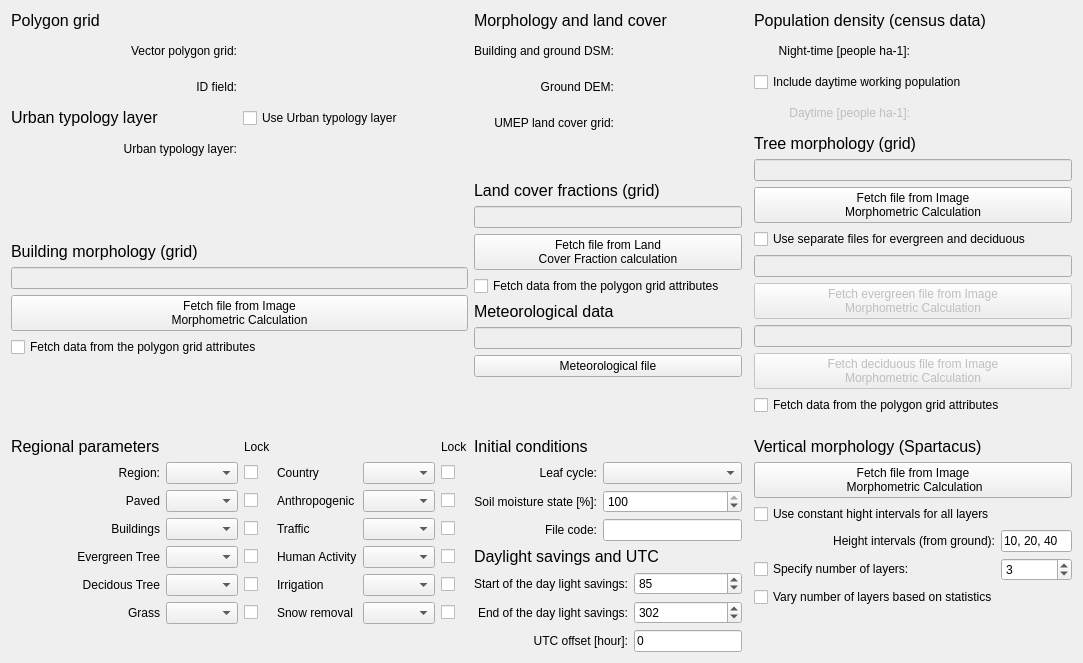
<?xml version="1.0" encoding="UTF-8"?>
<ui version="4.0">
 <class>Form</class>
 <widget class="QWidget" name="Form">
  <property name="geometry">
   <rect>
    <x>0</x>
    <y>0</y>
    <width>1083</width>
    <height>663</height>
   </rect>
  </property>
  <property name="sizePolicy">
   <sizepolicy hsizetype="Fixed" vsizetype="Preferred">
    <horstretch>0</horstretch>
    <verstretch>0</verstretch>
   </sizepolicy>
  </property>
  <property name="windowTitle">
   <string>Form</string>
  </property>
  <layout class="QGridLayout" name="gridLayout_5">
   <item row="0" column="4">
    <layout class="QGridLayout" name="gridLayout_7">
     <item row="0" column="0" colspan="2">
      <widget class="QLabel" name="label_18">
       <property name="text">
        <string>&lt;!DOCTYPE HTML PUBLIC &quot;-//W3C//DTD HTML 4.0//EN&quot; &quot;http://www.w3.org/TR/REC-html40/strict.dtd&quot;&gt;
&lt;html&gt;&lt;head&gt;&lt;meta name=&quot;qrichtext&quot; content=&quot;1&quot; /&gt;&lt;style type=&quot;text/css&quot;&gt;
p, li { white-space: pre-wrap; }
&lt;/style&gt;&lt;/head&gt;&lt;body style=&quot; font-family:'MS Shell Dlg 2'; font-size:8pt; font-weight:400; font-style:normal;&quot;&gt;
&lt;p style=&quot; margin-top:0px; margin-bottom:0px; margin-left:0px; margin-right:0px; -qt-block-indent:0; text-indent:0px;&quot;&gt;&lt;span style=&quot; font-size:12pt;&quot;&gt;Population density (census data)&lt;/span&gt;&lt;/p&gt;&lt;/body&gt;&lt;/html&gt;</string>
       </property>
      </widget>
     </item>
     <item row="1" column="0">
      <widget class="QLabel" name="label_27">
       <property name="text">
        <string>Night-time [people ha-1]:</string>
       </property>
       <property name="alignment">
        <set>Qt::AlignRight|Qt::AlignTrailing|Qt::AlignVCenter</set>
       </property>
       <property name="buddy">
        <cstring></cstring>
       </property>
      </widget>
     </item>
     <item row="1" column="1">
      <widget class="QWidget" name="widgetPop" native="true">
       <property name="minimumSize">
        <size>
         <width>100</width>
         <height>30</height>
        </size>
       </property>
       <property name="layoutDirection">
        <enum>Qt::LeftToRight</enum>
       </property>
       <layout class="QGridLayout" name="gridLayout_16"/>
      </widget>
     </item>
     <item row="2" column="0" colspan="2">
      <widget class="QCheckBox" name="checkBox_day">
       <property name="text">
        <string>Include daytime working population</string>
       </property>
      </widget>
     </item>
     <item row="3" column="0">
      <widget class="QLabel" name="label_37">
       <property name="enabled">
        <bool>false</bool>
       </property>
       <property name="text">
        <string>Daytime [people ha-1]:</string>
       </property>
       <property name="alignment">
        <set>Qt::AlignRight|Qt::AlignTrailing|Qt::AlignVCenter</set>
       </property>
       <property name="buddy">
        <cstring></cstring>
       </property>
      </widget>
     </item>
     <item row="3" column="1">
      <widget class="QWidget" name="widgetPopDay" native="true">
       <property name="enabled">
        <bool>false</bool>
       </property>
       <property name="minimumSize">
        <size>
         <width>100</width>
         <height>30</height>
        </size>
       </property>
       <property name="layoutDirection">
        <enum>Qt::LeftToRight</enum>
       </property>
       <layout class="QGridLayout" name="gridLayout_18"/>
      </widget>
     </item>
    </layout>
   </item>
   <item row="2" column="2" rowspan="2">
    <layout class="QGridLayout" name="gridLayout_2">
     <item row="0" column="0">
      <widget class="QLabel" name="label_13">
       <property name="text">
        <string>&lt;!DOCTYPE HTML PUBLIC &quot;-//W3C//DTD HTML 4.0//EN&quot; &quot;http://www.w3.org/TR/REC-html40/strict.dtd&quot;&gt;
&lt;html&gt;&lt;head&gt;&lt;meta name=&quot;qrichtext&quot; content=&quot;1&quot; /&gt;&lt;style type=&quot;text/css&quot;&gt;
p, li { white-space: pre-wrap; }
&lt;/style&gt;&lt;/head&gt;&lt;body style=&quot; font-family:'MS Shell Dlg 2'; font-size:8pt; font-weight:400; font-style:normal;&quot;&gt;
&lt;p style=&quot; margin-top:0px; margin-bottom:0px; margin-left:0px; margin-right:0px; -qt-block-indent:0; text-indent:0px;&quot;&gt;&lt;span style=&quot; font-size:12pt;&quot;&gt;Land cover fractions (grid)&lt;/span&gt;&lt;/p&gt;&lt;/body&gt;&lt;/html&gt;</string>
       </property>
      </widget>
     </item>
     <item row="1" column="0">
      <widget class="QLineEdit" name="textInputLCFData">
       <property name="enabled">
        <bool>false</bool>
       </property>
      </widget>
     </item>
     <item row="2" column="0">
      <widget class="QPushButton" name="pushButtonImportLCF">
       <property name="enabled">
        <bool>true</bool>
       </property>
       <property name="sizePolicy">
        <sizepolicy hsizetype="Minimum" vsizetype="Fixed">
         <horstretch>0</horstretch>
         <verstretch>0</verstretch>
        </sizepolicy>
       </property>
       <property name="text">
        <string>Fetch file from Land 
Cover Fraction calculation</string>
       </property>
      </widget>
     </item>
     <item row="3" column="0">
      <widget class="QCheckBox" name="LCF_checkBox">
       <property name="text">
        <string>Fetch data from the polygon grid attributes</string>
       </property>
      </widget>
     </item>
    </layout>
   </item>
   <item row="5" column="2">
    <layout class="QGridLayout" name="gridLayout_8">
     <item row="1" column="0">
      <widget class="QLabel" name="label_16">
       <property name="text">
        <string>Leaf cycle:</string>
       </property>
       <property name="alignment">
        <set>Qt::AlignRight|Qt::AlignTrailing|Qt::AlignVCenter</set>
       </property>
      </widget>
     </item>
     <item row="1" column="1">
      <widget class="QComboBox" name="comboBoxLeafCycle">
       <property name="enabled">
        <bool>true</bool>
       </property>
       <item>
        <property name="text">
         <string/>
        </property>
       </item>
       <item>
        <property name="text">
         <string>Winter (0%)</string>
        </property>
       </item>
       <item>
        <property name="text">
         <string>Early spring (25%)</string>
        </property>
       </item>
       <item>
        <property name="text">
         <string>Spring (50%)</string>
        </property>
       </item>
       <item>
        <property name="text">
         <string>Late Spring (75%)</string>
        </property>
       </item>
       <item>
        <property name="text">
         <string>Summer (100%)</string>
        </property>
       </item>
       <item>
        <property name="text">
         <string>Early Autumn (75%)</string>
        </property>
       </item>
       <item>
        <property name="text">
         <string>Autumn (50%)</string>
        </property>
       </item>
       <item>
        <property name="text">
         <string>Late Autumn (75%)</string>
        </property>
       </item>
      </widget>
     </item>
     <item row="2" column="0">
      <widget class="QLabel" name="label_23">
       <property name="text">
        <string>Soil moisture state [%]:</string>
       </property>
       <property name="alignment">
        <set>Qt::AlignRight|Qt::AlignTrailing|Qt::AlignVCenter</set>
       </property>
       <property name="buddy">
        <cstring></cstring>
       </property>
      </widget>
     </item>
     <item row="2" column="1">
      <widget class="QSpinBox" name="spinBoxSoilMoisture">
       <property name="maximum">
        <number>100</number>
       </property>
       <property name="singleStep">
        <number>5</number>
       </property>
       <property name="value">
        <number>100</number>
       </property>
      </widget>
     </item>
     <item row="3" column="0">
      <widget class="QLabel" name="label_25">
       <property name="text">
        <string>File code:</string>
       </property>
       <property name="alignment">
        <set>Qt::AlignRight|Qt::AlignTrailing|Qt::AlignVCenter</set>
       </property>
       <property name="buddy">
        <cstring></cstring>
       </property>
      </widget>
     </item>
     <item row="3" column="1">
      <widget class="QLineEdit" name="fileCodeLineEdit">
       <property name="enabled">
        <bool>true</bool>
       </property>
      </widget>
     </item>
     <item row="0" column="0">
      <widget class="QLabel" name="label_15">
       <property name="text">
        <string>&lt;!DOCTYPE HTML PUBLIC &quot;-//W3C//DTD HTML 4.0//EN&quot; &quot;http://www.w3.org/TR/REC-html40/strict.dtd&quot;&gt;
&lt;html&gt;&lt;head&gt;&lt;meta name=&quot;qrichtext&quot; content=&quot;1&quot; /&gt;&lt;style type=&quot;text/css&quot;&gt;
p, li { white-space: pre-wrap; }
&lt;/style&gt;&lt;/head&gt;&lt;body style=&quot; font-family:'MS Shell Dlg 2'; font-size:8pt; font-weight:400; font-style:normal;&quot;&gt;
&lt;p style=&quot; margin-top:0px; margin-bottom:0px; margin-left:0px; margin-right:0px; -qt-block-indent:0; text-indent:0px;&quot;&gt;&lt;span style=&quot; font-size:12pt;&quot;&gt;Initial conditions&lt;/span&gt;&lt;/p&gt;&lt;/body&gt;&lt;/html&gt;</string>
       </property>
      </widget>
     </item>
    </layout>
   </item>
   <item row="0" column="2" rowspan="2" colspan="2">
    <layout class="QGridLayout" name="gridLayout_25">
     <item row="0" column="0">
      <widget class="QLabel" name="label_26">
       <property name="text">
        <string>&lt;!DOCTYPE HTML PUBLIC &quot;-//W3C//DTD HTML 4.0//EN&quot; &quot;http://www.w3.org/TR/REC-html40/strict.dtd&quot;&gt;
&lt;html&gt;&lt;head&gt;&lt;meta name=&quot;qrichtext&quot; content=&quot;1&quot; /&gt;&lt;style type=&quot;text/css&quot;&gt;
p, li { white-space: pre-wrap; }
&lt;/style&gt;&lt;/head&gt;&lt;body style=&quot; font-family:'MS Shell Dlg 2'; font-size:8pt; font-weight:400; font-style:normal;&quot;&gt;
&lt;p style=&quot; margin-top:0px; margin-bottom:0px; margin-left:0px; margin-right:0px; -qt-block-indent:0; text-indent:0px;&quot;&gt;&lt;span style=&quot; font-size:12pt;&quot;&gt;Morphology and land cover&lt;/span&gt;&lt;/p&gt;&lt;/body&gt;&lt;/html&gt;</string>
       </property>
      </widget>
     </item>
     <item row="1" column="0">
      <layout class="QGridLayout" name="gridLayout_10">
       <item row="0" column="1">
        <widget class="QWidget" name="widgetDSM" native="true">
         <property name="enabled">
          <bool>true</bool>
         </property>
         <property name="minimumSize">
          <size>
           <width>125</width>
           <height>30</height>
          </size>
         </property>
         <property name="toolTip">
          <string>&lt;html&gt;&lt;head/&gt;&lt;body&gt;&lt;p&gt;The building and ground DSM should be given in  meters above sea level. &lt;/p&gt;&lt;/body&gt;&lt;/html&gt;</string>
         </property>
         <property name="layoutDirection">
          <enum>Qt::LeftToRight</enum>
         </property>
        </widget>
       </item>
       <item row="1" column="0">
        <widget class="QLabel" name="label_39">
         <property name="text">
          <string>Ground DEM:</string>
         </property>
         <property name="alignment">
          <set>Qt::AlignRight|Qt::AlignTrailing|Qt::AlignVCenter</set>
         </property>
        </widget>
       </item>
       <item row="2" column="0">
        <widget class="QLabel" name="label_40">
         <property name="text">
          <string>UMEP land cover grid:</string>
         </property>
         <property name="alignment">
          <set>Qt::AlignRight|Qt::AlignTrailing|Qt::AlignVCenter</set>
         </property>
        </widget>
       </item>
       <item row="1" column="1">
        <widget class="QWidget" name="widgetDEM" native="true">
         <property name="enabled">
          <bool>true</bool>
         </property>
         <property name="minimumSize">
          <size>
           <width>125</width>
           <height>30</height>
          </size>
         </property>
         <property name="toolTip">
          <string>&lt;html&gt;&lt;head/&gt;&lt;body&gt;&lt;p&gt;The DEM should be given in meters above ground level. &lt;/p&gt;&lt;/body&gt;&lt;/html&gt;</string>
         </property>
         <property name="layoutDirection">
          <enum>Qt::LeftToRight</enum>
         </property>
         <layout class="QGridLayout" name="gridLayout_11"/>
        </widget>
       </item>
       <item row="0" column="0">
        <widget class="QLabel" name="label_28">
         <property name="text">
          <string>Building and ground DSM:</string>
         </property>
         <property name="alignment">
          <set>Qt::AlignRight|Qt::AlignTrailing|Qt::AlignVCenter</set>
         </property>
        </widget>
       </item>
       <item row="2" column="1">
        <widget class="QWidget" name="widgetLC" native="true">
         <property name="enabled">
          <bool>true</bool>
         </property>
         <property name="minimumSize">
          <size>
           <width>125</width>
           <height>30</height>
          </size>
         </property>
         <property name="toolTip">
          <string>&lt;html&gt;&lt;head/&gt;&lt;body&gt;&lt;p&gt;The default land cover grid can include 5 classes (buildings, paved, grass, bare soil, water) and should represent ground cover i.e. material on ground surface (under vegetation).&lt;/p&gt;&lt;/body&gt;&lt;/html&gt;</string>
         </property>
         <property name="layoutDirection">
          <enum>Qt::LeftToRight</enum>
         </property>
         <layout class="QGridLayout" name="gridLayout_12"/>
        </widget>
       </item>
       <item row="3" column="0">
        <spacer name="verticalSpacer_3">
         <property name="orientation">
          <enum>Qt::Vertical</enum>
         </property>
         <property name="sizeHint" stdset="0">
          <size>
           <width>20</width>
           <height>40</height>
          </size>
         </property>
        </spacer>
       </item>
      </layout>
     </item>
    </layout>
   </item>
   <item row="1" column="4" rowspan="4">
    <layout class="QGridLayout" name="gridLayout_3">
     <item row="6" column="0">
      <widget class="QLineEdit" name="textInputIMPDecData">
       <property name="enabled">
        <bool>false</bool>
       </property>
      </widget>
     </item>
     <item row="1" column="0">
      <widget class="QLineEdit" name="textInputIMPVegData">
       <property name="enabled">
        <bool>false</bool>
       </property>
      </widget>
     </item>
     <item row="4" column="0">
      <widget class="QLineEdit" name="textInputIMPEveData">
       <property name="enabled">
        <bool>false</bool>
       </property>
      </widget>
     </item>
     <item row="5" column="0">
      <widget class="QPushButton" name="pushButtonImportIMPVeg_eve">
       <property name="enabled">
        <bool>false</bool>
       </property>
       <property name="text">
        <string>Fetch evergreen file from Image 
Morphometric Calculation</string>
       </property>
      </widget>
     </item>
     <item row="2" column="0">
      <widget class="QPushButton" name="pushButtonImportIMPVeg">
       <property name="enabled">
        <bool>true</bool>
       </property>
       <property name="text">
        <string>Fetch file from Image 
Morphometric Calculation</string>
       </property>
      </widget>
     </item>
     <item row="3" column="0">
      <widget class="QCheckBox" name="checkBox_twovegfiles">
       <property name="enabled">
        <bool>true</bool>
       </property>
       <property name="text">
        <string>Use separate files for evergreen and deciduous</string>
       </property>
       <property name="checked">
        <bool>false</bool>
       </property>
      </widget>
     </item>
     <item row="0" column="0">
      <widget class="QLabel" name="label_14">
       <property name="text">
        <string>&lt;!DOCTYPE HTML PUBLIC &quot;-//W3C//DTD HTML 4.0//EN&quot; &quot;http://www.w3.org/TR/REC-html40/strict.dtd&quot;&gt;
&lt;html&gt;&lt;head&gt;&lt;meta name=&quot;qrichtext&quot; content=&quot;1&quot; /&gt;&lt;style type=&quot;text/css&quot;&gt;
p, li { white-space: pre-wrap; }
&lt;/style&gt;&lt;/head&gt;&lt;body style=&quot; font-family:'MS Shell Dlg 2'; font-size:8pt; font-weight:400; font-style:normal;&quot;&gt;
&lt;p style=&quot; margin-top:0px; margin-bottom:0px; margin-left:0px; margin-right:0px; -qt-block-indent:0; text-indent:0px;&quot;&gt;&lt;span style=&quot; font-size:12pt;&quot;&gt;Tree morphology (grid)&lt;/span&gt;&lt;/p&gt;&lt;/body&gt;&lt;/html&gt;</string>
       </property>
      </widget>
     </item>
     <item row="8" column="0">
      <widget class="QCheckBox" name="IMPveg_checkBox">
       <property name="text">
        <string>Fetch data from the polygon grid attributes</string>
       </property>
      </widget>
     </item>
     <item row="7" column="0">
      <widget class="QPushButton" name="pushButtonImportIMPVeg_dec">
       <property name="enabled">
        <bool>false</bool>
       </property>
       <property name="text">
        <string>Fetch deciduous file from Image 
Morphometric Calculation</string>
       </property>
      </widget>
     </item>
     <item row="9" column="0">
      <spacer name="verticalSpacer_2">
       <property name="orientation">
        <enum>Qt::Vertical</enum>
       </property>
       <property name="sizeHint" stdset="0">
        <size>
         <width>20</width>
         <height>40</height>
        </size>
       </property>
      </spacer>
     </item>
    </layout>
   </item>
   <item row="5" column="4" rowspan="2">
    <layout class="QGridLayout" name="gridLayout_27">
     <item row="5" column="0">
      <widget class="QCheckBox" name="SS_checkBox_layers">
       <property name="text">
        <string>Specify number of layers:</string>
       </property>
      </widget>
     </item>
     <item row="8" column="0">
      <spacer name="verticalSpacer_5">
       <property name="orientation">
        <enum>Qt::Vertical</enum>
       </property>
       <property name="sizeHint" stdset="0">
        <size>
         <width>20</width>
         <height>40</height>
        </size>
       </property>
      </spacer>
     </item>
     <item row="3" column="0">
      <widget class="QLabel" name="label_61">
       <property name="text">
        <string>Height intervals (from ground):</string>
       </property>
       <property name="alignment">
        <set>Qt::AlignRight|Qt::AlignTrailing|Qt::AlignVCenter</set>
       </property>
       <property name="buddy">
        <cstring></cstring>
       </property>
      </widget>
     </item>
     <item row="2" column="0">
      <widget class="QCheckBox" name="SS_checkBox_constant">
       <property name="text">
        <string>Use constant hight intervals for all layers</string>
       </property>
      </widget>
     </item>
     <item row="5" column="1">
      <widget class="QSpinBox" name="spinBoxLayers">
       <property name="minimum">
        <number>1</number>
       </property>
       <property name="maximum">
        <number>15</number>
       </property>
       <property name="singleStep">
        <number>1</number>
       </property>
       <property name="value">
        <number>3</number>
       </property>
      </widget>
     </item>
     <item row="0" column="0" colspan="2">
      <widget class="QLabel" name="label_59">
       <property name="text">
        <string>&lt;!DOCTYPE HTML PUBLIC &quot;-//W3C//DTD HTML 4.0//EN&quot; &quot;http://www.w3.org/TR/REC-html40/strict.dtd&quot;&gt;
&lt;html&gt;&lt;head&gt;&lt;meta name=&quot;qrichtext&quot; content=&quot;1&quot; /&gt;&lt;style type=&quot;text/css&quot;&gt;
p, li { white-space: pre-wrap; }
&lt;/style&gt;&lt;/head&gt;&lt;body style=&quot; font-family:'MS Shell Dlg 2'; font-size:8pt; font-weight:400; font-style:normal;&quot;&gt;
&lt;p style=&quot; margin-top:0px; margin-bottom:0px; margin-left:0px; margin-right:0px; -qt-block-indent:0; text-indent:0px;&quot;&gt;&lt;span style=&quot; font-size:12pt;&quot;&gt;Vertical morphology (Spartacus)&lt;/span&gt;&lt;/p&gt;&lt;/body&gt;&lt;/html&gt;</string>
       </property>
      </widget>
     </item>
     <item row="1" column="0" colspan="2">
      <widget class="QPushButton" name="pushButtonImportSS">
       <property name="enabled">
        <bool>true</bool>
       </property>
       <property name="sizePolicy">
        <sizepolicy hsizetype="Minimum" vsizetype="Fixed">
         <horstretch>0</horstretch>
         <verstretch>0</verstretch>
        </sizepolicy>
       </property>
       <property name="text">
        <string>Fetch file from Image
 Morphometric Calculation</string>
       </property>
      </widget>
     </item>
     <item row="3" column="1">
      <widget class="QLineEdit" name="SS_LineEdit_2">
       <property name="enabled">
        <bool>true</bool>
       </property>
       <property name="text">
        <string>10, 20, 40</string>
       </property>
      </widget>
     </item>
     <item row="7" column="0" colspan="2">
      <widget class="QCheckBox" name="SS_checkBox_stat">
       <property name="text">
        <string>Vary number of layers based on statistics</string>
       </property>
      </widget>
     </item>
    </layout>
   </item>
   <item row="4" column="2">
    <layout class="QGridLayout" name="gridLayout_26">
     <item row="1" column="0">
      <widget class="QLineEdit" name="textInputMetData">
       <property name="enabled">
        <bool>false</bool>
       </property>
      </widget>
     </item>
     <item row="2" column="0">
      <widget class="QPushButton" name="pushButtonImportMet">
       <property name="text">
        <string>Meteorological file</string>
       </property>
      </widget>
     </item>
     <item row="0" column="0">
      <widget class="QLabel" name="label_19">
       <property name="text">
        <string>&lt;!DOCTYPE HTML PUBLIC &quot;-//W3C//DTD HTML 4.0//EN&quot; &quot;http://www.w3.org/TR/REC-html40/strict.dtd&quot;&gt;
&lt;html&gt;&lt;head&gt;&lt;meta name=&quot;qrichtext&quot; content=&quot;1&quot; /&gt;&lt;style type=&quot;text/css&quot;&gt;
p, li { white-space: pre-wrap; }
&lt;/style&gt;&lt;/head&gt;&lt;body style=&quot; font-family:'MS Shell Dlg 2'; font-size:8pt; font-weight:400; font-style:normal;&quot;&gt;
&lt;p style=&quot; margin-top:0px; margin-bottom:0px; margin-left:0px; margin-right:0px; -qt-block-indent:0; text-indent:0px;&quot;&gt;&lt;span style=&quot; font-size:12pt;&quot;&gt;Meteorological data&lt;/span&gt;&lt;/p&gt;&lt;/body&gt;&lt;/html&gt;</string>
       </property>
      </widget>
     </item>
     <item row="3" column="0">
      <spacer name="verticalSpacer_7">
       <property name="orientation">
        <enum>Qt::Vertical</enum>
       </property>
       <property name="sizeHint" stdset="0">
        <size>
         <width>20</width>
         <height>40</height>
        </size>
       </property>
      </spacer>
     </item>
    </layout>
   </item>
   <item row="6" column="2">
    <layout class="QGridLayout" name="gridLayout_4">
     <item row="1" column="0">
      <widget class="QLabel" name="label_3">
       <property name="text">
        <string>Start of the day light savings:</string>
       </property>
       <property name="alignment">
        <set>Qt::AlignRight|Qt::AlignTrailing|Qt::AlignVCenter</set>
       </property>
       <property name="buddy">
        <cstring></cstring>
       </property>
      </widget>
     </item>
     <item row="1" column="1">
      <widget class="QSpinBox" name="spinBoxStartDLS">
       <property name="maximum">
        <number>366</number>
       </property>
       <property name="singleStep">
        <number>1</number>
       </property>
       <property name="value">
        <number>85</number>
       </property>
      </widget>
     </item>
     <item row="2" column="0">
      <widget class="QLabel" name="label_4">
       <property name="text">
        <string>End of the day light savings:</string>
       </property>
       <property name="alignment">
        <set>Qt::AlignRight|Qt::AlignTrailing|Qt::AlignVCenter</set>
       </property>
       <property name="buddy">
        <cstring></cstring>
       </property>
      </widget>
     </item>
     <item row="2" column="1">
      <widget class="QSpinBox" name="spinBoxEndDLS">
       <property name="maximum">
        <number>366</number>
       </property>
       <property name="singleStep">
        <number>1</number>
       </property>
       <property name="value">
        <number>302</number>
       </property>
      </widget>
     </item>
     <item row="3" column="0">
      <widget class="QLabel" name="label_22">
       <property name="text">
        <string>UTC offset [hour]:</string>
       </property>
       <property name="alignment">
        <set>Qt::AlignRight|Qt::AlignTrailing|Qt::AlignVCenter</set>
       </property>
      </widget>
     </item>
     <item row="3" column="1">
      <widget class="QLineEdit" name="lineEditUTC">
       <property name="text">
        <string>0</string>
       </property>
      </widget>
     </item>
     <item row="0" column="0" colspan="2">
      <widget class="QLabel" name="label_20">
       <property name="text">
        <string>&lt;!DOCTYPE HTML PUBLIC &quot;-//W3C//DTD HTML 4.0//EN&quot; &quot;http://www.w3.org/TR/REC-html40/strict.dtd&quot;&gt;
&lt;html&gt;&lt;head&gt;&lt;meta name=&quot;qrichtext&quot; content=&quot;1&quot; /&gt;&lt;style type=&quot;text/css&quot;&gt;
p, li { white-space: pre-wrap; }
&lt;/style&gt;&lt;/head&gt;&lt;body style=&quot; font-family:'MS Shell Dlg 2'; font-size:8pt; font-weight:400; font-style:normal;&quot;&gt;
&lt;p style=&quot; margin-top:0px; margin-bottom:0px; margin-left:0px; margin-right:0px; -qt-block-indent:0; text-indent:0px;&quot;&gt;&lt;span style=&quot; font-size:12pt;&quot;&gt;Daylight savings and UTC&lt;/span&gt;&lt;/p&gt;&lt;/body&gt;&lt;/html&gt;</string>
       </property>
      </widget>
     </item>
    </layout>
   </item>
   <item row="3" column="0" rowspan="2">
    <layout class="QGridLayout" name="gridLayout_19">
     <item row="2" column="0">
      <widget class="QPushButton" name="pushButtonImportIMPBuild">
       <property name="enabled">
        <bool>true</bool>
       </property>
       <property name="text">
        <string>Fetch file from Image 
Morphometric Calculation</string>
       </property>
      </widget>
     </item>
     <item row="3" column="0">
      <widget class="QCheckBox" name="IMP_checkBox">
       <property name="text">
        <string>Fetch data from the polygon grid attributes</string>
       </property>
      </widget>
     </item>
     <item row="1" column="0">
      <widget class="QLineEdit" name="textInputIMPData">
       <property name="enabled">
        <bool>false</bool>
       </property>
      </widget>
     </item>
     <item row="0" column="0">
      <widget class="QLabel" name="label_12">
       <property name="text">
        <string>&lt;!DOCTYPE HTML PUBLIC &quot;-//W3C//DTD HTML 4.0//EN&quot; &quot;http://www.w3.org/TR/REC-html40/strict.dtd&quot;&gt;
&lt;html&gt;&lt;head&gt;&lt;meta name=&quot;qrichtext&quot; content=&quot;1&quot; /&gt;&lt;style type=&quot;text/css&quot;&gt;
p, li { white-space: pre-wrap; }
&lt;/style&gt;&lt;/head&gt;&lt;body style=&quot; font-family:'MS Shell Dlg 2'; font-size:8pt; font-weight:400; font-style:normal;&quot;&gt;
&lt;p style=&quot; margin-top:0px; margin-bottom:0px; margin-left:0px; margin-right:0px; -qt-block-indent:0; text-indent:0px;&quot;&gt;&lt;span style=&quot; font-size:12pt;&quot;&gt;Building morphology (grid)&lt;/span&gt;&lt;/p&gt;&lt;/body&gt;&lt;/html&gt;</string>
       </property>
      </widget>
     </item>
     <item row="4" column="0">
      <spacer name="verticalSpacer_6">
       <property name="orientation">
        <enum>Qt::Vertical</enum>
       </property>
       <property name="sizeHint" stdset="0">
        <size>
         <width>20</width>
         <height>40</height>
        </size>
       </property>
      </spacer>
     </item>
    </layout>
   </item>
   <item row="0" column="0" rowspan="3">
    <layout class="QGridLayout" name="gridLayout_24">
     <item row="0" column="0">
      <widget class="QLabel" name="label_17">
       <property name="text">
        <string>&lt;!DOCTYPE HTML PUBLIC &quot;-//W3C//DTD HTML 4.0//EN&quot; &quot;http://www.w3.org/TR/REC-html40/strict.dtd&quot;&gt;
&lt;html&gt;&lt;head&gt;&lt;meta name=&quot;qrichtext&quot; content=&quot;1&quot; /&gt;&lt;style type=&quot;text/css&quot;&gt;
p, li { white-space: pre-wrap; }
&lt;/style&gt;&lt;/head&gt;&lt;body style=&quot; font-family:'MS Shell Dlg 2'; font-size:8pt; font-weight:400; font-style:normal;&quot;&gt;
&lt;p style=&quot; margin-top:0px; margin-bottom:0px; margin-left:0px; margin-right:0px; -qt-block-indent:0; text-indent:0px;&quot;&gt;&lt;span style=&quot; font-size:12pt;&quot;&gt;Polygon grid&lt;/span&gt;&lt;/p&gt;&lt;/body&gt;&lt;/html&gt;</string>
       </property>
      </widget>
     </item>
     <item row="1" column="0">
      <layout class="QGridLayout" name="gridLayout_23">
       <item row="1" column="0">
        <layout class="QGridLayout" name="gridLayout_22">
         <item row="0" column="0">
          <widget class="QLabel" name="label_24">
           <property name="text">
            <string>&lt;!DOCTYPE HTML PUBLIC &quot;-//W3C//DTD HTML 4.0//EN&quot; &quot;http://www.w3.org/TR/REC-html40/strict.dtd&quot;&gt;
&lt;html&gt;&lt;head&gt;&lt;meta name=&quot;qrichtext&quot; content=&quot;1&quot; /&gt;&lt;style type=&quot;text/css&quot;&gt;
p, li { white-space: pre-wrap; }
&lt;/style&gt;&lt;/head&gt;&lt;body style=&quot; font-family:'MS Shell Dlg 2'; font-size:8pt; font-weight:400; font-style:normal;&quot;&gt;
&lt;p style=&quot; margin-top:0px; margin-bottom:0px; margin-left:0px; margin-right:0px; -qt-block-indent:0; text-indent:0px;&quot;&gt;&lt;span style=&quot; font-size:12pt;&quot;&gt;Urban typology layer&lt;/span&gt;&lt;/p&gt;&lt;/body&gt;&lt;/html&gt;</string>
           </property>
          </widget>
         </item>
         <item row="0" column="1">
          <widget class="QCheckBox" name="checkBoxTypology">
           <property name="text">
            <string>Use Urban typology layer</string>
           </property>
          </widget>
         </item>
        </layout>
       </item>
       <item row="2" column="0">
        <layout class="QGridLayout" name="gridLayout_21">
         <item row="0" column="0">
          <widget class="QLabel" name="label_21">
           <property name="text">
            <string>Urban typology layer:</string>
           </property>
           <property name="alignment">
            <set>Qt::AlignRight|Qt::AlignTrailing|Qt::AlignVCenter</set>
           </property>
          </widget>
         </item>
         <item row="0" column="1">
          <widget class="QWidget" name="widgetPolygonLayerTypo" native="true">
           <property name="minimumSize">
            <size>
             <width>175</width>
             <height>30</height>
            </size>
           </property>
           <property name="layoutDirection">
            <enum>Qt::LeftToRight</enum>
           </property>
           <layout class="QGridLayout" name="gridLayout_17"/>
          </widget>
         </item>
        </layout>
       </item>
       <item row="0" column="0">
        <layout class="QGridLayout" name="gridLayout">
         <item row="0" column="0">
          <widget class="QLabel" name="label">
           <property name="text">
            <string>Vector polygon grid:</string>
           </property>
           <property name="alignment">
            <set>Qt::AlignRight|Qt::AlignTrailing|Qt::AlignVCenter</set>
           </property>
          </widget>
         </item>
         <item row="0" column="1">
          <widget class="QWidget" name="widgetPolygonLayer" native="true">
           <property name="minimumSize">
            <size>
             <width>175</width>
             <height>30</height>
            </size>
           </property>
           <property name="layoutDirection">
            <enum>Qt::LeftToRight</enum>
           </property>
           <layout class="QGridLayout" name="gridLayout_13"/>
          </widget>
         </item>
         <item row="1" column="0">
          <widget class="QLabel" name="label_5">
           <property name="text">
            <string>ID field:</string>
           </property>
           <property name="alignment">
            <set>Qt::AlignRight|Qt::AlignTrailing|Qt::AlignVCenter</set>
           </property>
          </widget>
         </item>
         <item row="1" column="1">
          <widget class="QWidget" name="widgetPolyField" native="true">
           <property name="sizePolicy">
            <sizepolicy hsizetype="Preferred" vsizetype="Preferred">
             <horstretch>0</horstretch>
             <verstretch>0</verstretch>
            </sizepolicy>
           </property>
           <property name="minimumSize">
            <size>
             <width>125</width>
             <height>30</height>
            </size>
           </property>
           <property name="layoutDirection">
            <enum>Qt::LeftToRight</enum>
           </property>
           <layout class="QGridLayout" name="gridLayout_14"/>
          </widget>
         </item>
        </layout>
       </item>
       <item row="3" column="0">
        <spacer name="verticalSpacer_4">
         <property name="orientation">
          <enum>Qt::Vertical</enum>
         </property>
         <property name="sizeHint" stdset="0">
          <size>
           <width>20</width>
           <height>40</height>
          </size>
         </property>
        </spacer>
       </item>
      </layout>
     </item>
    </layout>
   </item>
   <item row="5" column="0" rowspan="2">
    <layout class="QGridLayout" name="gridLayout_20">
     <item row="2" column="3">
      <widget class="QLabel" name="label_50">
       <property name="text">
        <string>Anthropogenic</string>
       </property>
      </widget>
     </item>
     <item row="6" column="2">
      <widget class="QCheckBox" name="checkBoxRegion_3">
       <property name="text">
        <string/>
       </property>
      </widget>
     </item>
     <item row="6" column="0">
      <widget class="QLabel" name="label_46">
       <property name="text">
        <string>Grass</string>
       </property>
       <property name="alignment">
        <set>Qt::AlignRight|Qt::AlignTrailing|Qt::AlignVCenter</set>
       </property>
      </widget>
     </item>
     <item row="5" column="5">
      <widget class="QCheckBox" name="checkBoxRegion_11">
       <property name="text">
        <string/>
       </property>
      </widget>
     </item>
     <item row="3" column="3">
      <widget class="QLabel" name="label_52">
       <property name="text">
        <string>Traffic</string>
       </property>
      </widget>
     </item>
     <item row="5" column="1">
      <widget class="QComboBox" name="comboBoxDecTree">
       <property name="sizePolicy">
        <sizepolicy hsizetype="Expanding" vsizetype="Fixed">
         <horstretch>0</horstretch>
         <verstretch>0</verstretch>
        </sizepolicy>
       </property>
      </widget>
     </item>
     <item row="0" column="2">
      <widget class="QLabel" name="label_49">
       <property name="text">
        <string>Lock</string>
       </property>
      </widget>
     </item>
     <item row="4" column="1">
      <widget class="QComboBox" name="comboBoxEvrTree">
       <property name="sizePolicy">
        <sizepolicy hsizetype="Expanding" vsizetype="Fixed">
         <horstretch>0</horstretch>
         <verstretch>0</verstretch>
        </sizepolicy>
       </property>
      </widget>
     </item>
     <item row="1" column="2">
      <widget class="QCheckBox" name="checkBoxRegion">
       <property name="text">
        <string/>
       </property>
      </widget>
     </item>
     <item row="2" column="5">
      <widget class="QCheckBox" name="checkBoxRegion_8">
       <property name="text">
        <string/>
       </property>
      </widget>
     </item>
     <item row="1" column="4">
      <widget class="QComboBox" name="comboBoxCountry"/>
     </item>
     <item row="0" column="0">
      <widget class="QLabel" name="label_47">
       <property name="text">
        <string>&lt;!DOCTYPE HTML PUBLIC &quot;-//W3C//DTD HTML 4.0//EN&quot; &quot;http://www.w3.org/TR/REC-html40/strict.dtd&quot;&gt;
&lt;html&gt;&lt;head&gt;&lt;meta name=&quot;qrichtext&quot; content=&quot;1&quot; /&gt;&lt;style type=&quot;text/css&quot;&gt;
p, li { white-space: pre-wrap; }
&lt;/style&gt;&lt;/head&gt;&lt;body style=&quot; font-family:'MS Shell Dlg 2'; font-size:8pt; font-weight:400; font-style:normal;&quot;&gt;
&lt;p style=&quot; margin-top:0px; margin-bottom:0px; margin-left:0px; margin-right:0px; -qt-block-indent:0; text-indent:0px;&quot;&gt;&lt;span style=&quot; font-size:12pt;&quot;&gt;Regional parameters&lt;/span&gt;&lt;/p&gt;&lt;/body&gt;&lt;/html&gt;</string>
       </property>
      </widget>
     </item>
     <item row="3" column="5">
      <widget class="QCheckBox" name="checkBoxRegion_9">
       <property name="text">
        <string/>
       </property>
      </widget>
     </item>
     <item row="6" column="1">
      <widget class="QComboBox" name="comboBoxGrass">
       <property name="sizePolicy">
        <sizepolicy hsizetype="Expanding" vsizetype="Fixed">
         <horstretch>0</horstretch>
         <verstretch>0</verstretch>
        </sizepolicy>
       </property>
      </widget>
     </item>
     <item row="4" column="2">
      <widget class="QCheckBox" name="checkBoxRegion_5">
       <property name="text">
        <string/>
       </property>
      </widget>
     </item>
     <item row="1" column="1">
      <widget class="QComboBox" name="comboBoxRegion">
       <property name="sizePolicy">
        <sizepolicy hsizetype="Expanding" vsizetype="Fixed">
         <horstretch>0</horstretch>
         <verstretch>0</verstretch>
        </sizepolicy>
       </property>
      </widget>
     </item>
     <item row="2" column="0">
      <widget class="QLabel" name="label_42">
       <property name="text">
        <string>Paved</string>
       </property>
       <property name="alignment">
        <set>Qt::AlignRight|Qt::AlignTrailing|Qt::AlignVCenter</set>
       </property>
      </widget>
     </item>
     <item row="5" column="2">
      <widget class="QCheckBox" name="checkBoxRegion_6">
       <property name="text">
        <string/>
       </property>
      </widget>
     </item>
     <item row="5" column="3">
      <widget class="QLabel" name="label_55">
       <property name="text">
        <string>Irrigation</string>
       </property>
      </widget>
     </item>
     <item row="3" column="2">
      <widget class="QCheckBox" name="checkBoxRegion_4">
       <property name="text">
        <string/>
       </property>
      </widget>
     </item>
     <item row="2" column="2">
      <widget class="QCheckBox" name="checkBoxRegion_2">
       <property name="text">
        <string/>
       </property>
      </widget>
     </item>
     <item row="5" column="4">
      <widget class="QComboBox" name="comboBox_10">
       <property name="sizePolicy">
        <sizepolicy hsizetype="Expanding" vsizetype="Fixed">
         <horstretch>0</horstretch>
         <verstretch>0</verstretch>
        </sizepolicy>
       </property>
      </widget>
     </item>
     <item row="6" column="3">
      <widget class="QLabel" name="label_54">
       <property name="text">
        <string>Snow removal</string>
       </property>
      </widget>
     </item>
     <item row="6" column="4">
      <widget class="QComboBox" name="comboBox_11">
       <property name="sizePolicy">
        <sizepolicy hsizetype="Expanding" vsizetype="Fixed">
         <horstretch>0</horstretch>
         <verstretch>0</verstretch>
        </sizepolicy>
       </property>
      </widget>
     </item>
     <item row="2" column="4">
      <widget class="QComboBox" name="comboBox_7">
       <property name="sizePolicy">
        <sizepolicy hsizetype="Expanding" vsizetype="Fixed">
         <horstretch>0</horstretch>
         <verstretch>0</verstretch>
        </sizepolicy>
       </property>
      </widget>
     </item>
     <item row="4" column="4">
      <widget class="QComboBox" name="comboBox_8">
       <property name="sizePolicy">
        <sizepolicy hsizetype="Expanding" vsizetype="Fixed">
         <horstretch>0</horstretch>
         <verstretch>0</verstretch>
        </sizepolicy>
       </property>
      </widget>
     </item>
     <item row="3" column="0">
      <widget class="QLabel" name="label_43">
       <property name="text">
        <string>Buildings</string>
       </property>
       <property name="alignment">
        <set>Qt::AlignRight|Qt::AlignTrailing|Qt::AlignVCenter</set>
       </property>
      </widget>
     </item>
     <item row="6" column="5">
      <widget class="QCheckBox" name="checkBoxRegion_12">
       <property name="text">
        <string/>
       </property>
      </widget>
     </item>
     <item row="2" column="1">
      <widget class="QComboBox" name="comboBoxPaved">
       <property name="sizePolicy">
        <sizepolicy hsizetype="Expanding" vsizetype="Fixed">
         <horstretch>0</horstretch>
         <verstretch>0</verstretch>
        </sizepolicy>
       </property>
      </widget>
     </item>
     <item row="1" column="3">
      <widget class="QLabel" name="label_48">
       <property name="text">
        <string>Country</string>
       </property>
      </widget>
     </item>
     <item row="4" column="0">
      <widget class="QLabel" name="label_44">
       <property name="text">
        <string>Evergreen Tree</string>
       </property>
       <property name="alignment">
        <set>Qt::AlignRight|Qt::AlignTrailing|Qt::AlignVCenter</set>
       </property>
      </widget>
     </item>
     <item row="3" column="1">
      <widget class="QComboBox" name="comboBoxBuilding">
       <property name="sizePolicy">
        <sizepolicy hsizetype="Expanding" vsizetype="Fixed">
         <horstretch>0</horstretch>
         <verstretch>0</verstretch>
        </sizepolicy>
       </property>
      </widget>
     </item>
     <item row="1" column="5">
      <widget class="QCheckBox" name="checkBoxCountry">
       <property name="text">
        <string/>
       </property>
      </widget>
     </item>
     <item row="5" column="0">
      <widget class="QLabel" name="label_45">
       <property name="text">
        <string>Decidous Tree</string>
       </property>
       <property name="alignment">
        <set>Qt::AlignRight|Qt::AlignTrailing|Qt::AlignVCenter</set>
       </property>
      </widget>
     </item>
     <item row="0" column="5">
      <widget class="QLabel" name="label_51">
       <property name="text">
        <string>Lock</string>
       </property>
      </widget>
     </item>
     <item row="3" column="4">
      <widget class="QComboBox" name="comboBox_9">
       <property name="sizePolicy">
        <sizepolicy hsizetype="Expanding" vsizetype="Fixed">
         <horstretch>0</horstretch>
         <verstretch>0</verstretch>
        </sizepolicy>
       </property>
      </widget>
     </item>
     <item row="4" column="3">
      <widget class="QLabel" name="label_53">
       <property name="text">
        <string>Human Activity</string>
       </property>
      </widget>
     </item>
     <item row="1" column="0">
      <widget class="QLabel" name="label_41">
       <property name="sizePolicy">
        <sizepolicy hsizetype="Minimum" vsizetype="Preferred">
         <horstretch>0</horstretch>
         <verstretch>0</verstretch>
        </sizepolicy>
       </property>
       <property name="text">
        <string>Region:</string>
       </property>
       <property name="alignment">
        <set>Qt::AlignRight|Qt::AlignTrailing|Qt::AlignVCenter</set>
       </property>
      </widget>
     </item>
     <item row="4" column="5">
      <widget class="QCheckBox" name="checkBoxRegion_10">
       <property name="text">
        <string/>
       </property>
      </widget>
     </item>
     <item row="7" column="2">
      <spacer name="verticalSpacer">
       <property name="orientation">
        <enum>Qt::Vertical</enum>
       </property>
       <property name="sizeHint" stdset="0">
        <size>
         <width>20</width>
         <height>40</height>
        </size>
       </property>
      </spacer>
     </item>
    </layout>
   </item>
  </layout>
 </widget>
 <resources/>
 <connections>
  <connection>
   <sender>checkBoxTypology</sender>
   <signal>clicked(bool)</signal>
   <receiver>widgetPolygonLayerTypo</receiver>
   <slot>setEnabled(bool)</slot>
   <hints>
    <hint type="sourcelabel">
     <x>260</x>
     <y>125</y>
    </hint>
    <hint type="destinationlabel">
     <x>260</x>
     <y>155</y>
    </hint>
   </hints>
  </connection>
  <connection>
   <sender>checkBox_twovegfiles</sender>
   <signal>clicked(bool)</signal>
   <receiver>pushButtonImportIMPVeg</receiver>
   <slot>setDisabled(bool)</slot>
   <hints>
    <hint type="sourcelabel">
     <x>977</x>
     <y>247</y>
    </hint>
    <hint type="destinationlabel">
     <x>977</x>
     <y>224</y>
    </hint>
   </hints>
  </connection>
  <connection>
   <sender>checkBox_twovegfiles</sender>
   <signal>clicked(bool)</signal>
   <receiver>pushButtonImportIMPVeg_eve</receiver>
   <slot>setEnabled(bool)</slot>
   <hints>
    <hint type="sourcelabel">
     <x>977</x>
     <y>247</y>
    </hint>
    <hint type="destinationlabel">
     <x>977</x>
     <y>316</y>
    </hint>
   </hints>
  </connection>
  <connection>
   <sender>checkBox_twovegfiles</sender>
   <signal>clicked(bool)</signal>
   <receiver>pushButtonImportIMPVeg_dec</receiver>
   <slot>setEnabled(bool)</slot>
   <hints>
    <hint type="sourcelabel">
     <x>977</x>
     <y>247</y>
    </hint>
    <hint type="destinationlabel">
     <x>977</x>
     <y>385</y>
    </hint>
   </hints>
  </connection>
  <connection>
   <sender>checkBox_day</sender>
   <signal>clicked(bool)</signal>
   <receiver>label_37</receiver>
   <slot>setEnabled(bool)</slot>
   <hints>
    <hint type="sourcelabel">
     <x>977</x>
     <y>90</y>
    </hint>
    <hint type="destinationlabel">
     <x>859</x>
     <y>127</y>
    </hint>
   </hints>
  </connection>
  <connection>
   <sender>checkBox_day</sender>
   <signal>clicked(bool)</signal>
   <receiver>widgetPopDay</receiver>
   <slot>setEnabled(bool)</slot>
   <hints>
    <hint type="sourcelabel">
     <x>977</x>
     <y>90</y>
    </hint>
    <hint type="destinationlabel">
     <x>977</x>
     <y>127</y>
    </hint>
   </hints>
  </connection>
  <connection>
   <sender>checkBoxCountry</sender>
   <signal>clicked(bool)</signal>
   <receiver>comboBoxCountry</receiver>
   <slot>setDisabled(bool)</slot>
   <hints>
    <hint type="sourcelabel">
     <x>450</x>
     <y>467</y>
    </hint>
    <hint type="destinationlabel">
     <x>421</x>
     <y>472</y>
    </hint>
   </hints>
  </connection>
  <connection>
   <sender>checkBoxTypology</sender>
   <signal>clicked(bool)</signal>
   <receiver>comboBoxPaved</receiver>
   <slot>setDisabled(bool)</slot>
   <hints>
    <hint type="sourcelabel">
     <x>260</x>
     <y>125</y>
    </hint>
    <hint type="destinationlabel">
     <x>236</x>
     <y>501</y>
    </hint>
   </hints>
  </connection>
  <connection>
   <sender>checkBoxTypology</sender>
   <signal>clicked(bool)</signal>
   <receiver>comboBoxBuilding</receiver>
   <slot>setDisabled(bool)</slot>
   <hints>
    <hint type="sourcelabel">
     <x>260</x>
     <y>125</y>
    </hint>
    <hint type="destinationlabel">
     <x>236</x>
     <y>530</y>
    </hint>
   </hints>
  </connection>
  <connection>
   <sender>checkBoxRegion</sender>
   <signal>clicked(bool)</signal>
   <receiver>comboBoxRegion</receiver>
   <slot>setDisabled(bool)</slot>
   <hints>
    <hint type="sourcelabel">
     <x>265</x>
     <y>467</y>
    </hint>
    <hint type="destinationlabel">
     <x>236</x>
     <y>472</y>
    </hint>
   </hints>
  </connection>
 </connections>
</ui>
